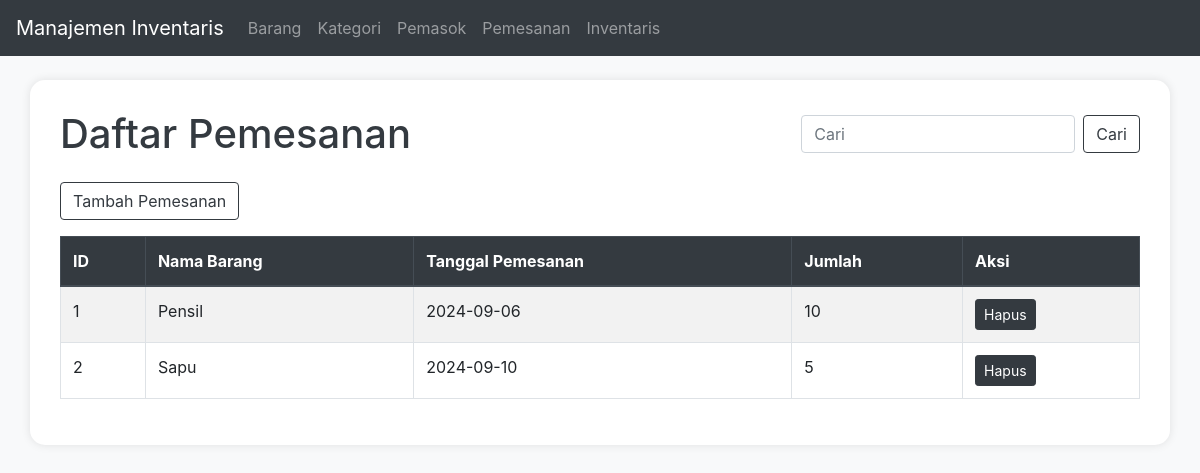
The app's page /pemesanan.php with its own data.
### tables this page shows
CREATE TABLE `pemesanan` (
  `id` int NOT NULL,
  `id_barang` int NOT NULL,
  `tanggal_pemesanan` date NOT NULL,
  `jumlah` int NOT NULL
);

CREATE TABLE `barang` (
  `id` int NOT NULL,
  `nama_barang` varchar(255) NOT NULL,
  `id_kategori` int NOT NULL,
  `id_pemasok` int NOT NULL,
  `jumlah` int NOT NULL,
  `tanggal_pembelian` date NOT NULL
);

### pemesanan.php (the view, shortened to what this page needs)
<?php
include 'db.php';
$search = '';
$query = "SELECT Pemesanan.id, Barang.nama_barang, Pemesanan.tanggal_pemesanan, Pemesanan.jumlah
          FROM Pemesanan
          JOIN Barang ON Pemesanan.id_barang = Barang.id
          WHERE Barang.nama_barang LIKE '%$search%'";
$result = mysqli_query($conn, $query);
$items = [];
while ($row = mysqli_fetch_assoc($result)) {
    $items[] = $row;
}
?>
<!DOCTYPE html>
<html lang="id">
<head>
    <link href="https://maxcdn.bootstrapcdn.com/bootstrap/4.5.2/css/bootstrap.min.css" rel="stylesheet">
</head>
<body>
    <nav class="navbar navbar-expand-lg navbar-dark bg-dark">
        <a class="navbar-brand" href="index.php">Manajemen Inventaris</a>
        <div class="collapse navbar-collapse" id="navbarNav">
            <ul class="navbar-nav">
                <li class="nav-item">
                    <a class="nav-link" href="barang.php">Barang</a>
                </li>
                <li class="nav-item">
                    <a class="nav-link" href="kategori.php">Kategori</a>
                </li>
                <li class="nav-item">
                    <a class="nav-link" href="pemasok.php">Pemasok</a>
                </li>
                <li class="nav-item">
                    <a class="nav-link" href="pemesanan.php">Pemesanan</a>
                </li>
                <li class="nav-item">
                    <a class="nav-link" href="daftar_inventaris.php">Inventaris</a>
                </li>
            </ul>
        </div>
    </nav>
    <div class="container mt-4">
        <div class="d-flex justify-content-between align-items-center mb-4">
            <h1 class="mb-0">Daftar Pemesanan</h1>
            <form class="form-inline" method="get">
                <input class="form-control mr-sm-2" type="search" name="search" placeholder="Cari" value="<?php echo htmlspecialchars($search); ?>">
                <button class="btn btn-outline-dark my-2 my-sm-0" type="submit">Cari</button>
            </form>
        </div>
        <a href="tambah_pemesanan.php" class="btn btn-outline-dark mb-3">Tambah Pemesanan</a>
        <table class="table table-bordered table-hover table-striped">
            <thead class="thead-dark">
                <tr>
                    <th>ID</th>
                    <th>Nama Barang</th>
                    <th>Tanggal Pemesanan</th>
                    <th>Jumlah</th>
                    <th>Aksi</th>
                </tr>
            </thead>
            <tbody>
                <?php foreach ($items as $index => $row): ?>
                    <tr>
                        <td><?php echo $index + 1;  ?></td>
                        <td><?php echo htmlspecialchars($row['nama_barang']); ?></td>
                        <td><?php echo htmlspecialchars($row['tanggal_pemesanan']); ?></td>
                        <td><?php echo htmlspecialchars($row['jumlah']); ?></td>
                        <td>
                            <a href="hapus_pemesanan.php?id=<?php echo $row['id']; ?>" class="btn btn-dark btn-sm" onclick="return confirm('Apakah Anda yakin ingin menghapus pemesanan ini?')">Hapus</a>
                        </td>
                    </tr>
                <?php endforeach; ?>
            </tbody>
        </table>
    </div>
</body>
</html>

### pemesanan.php (style rules this page uses)
body { background-color: #f8f9fa; }
.container { background-color: white; border-radius: 15px; box-shadow: 0 0 10px rgba(0,0,0,0.1); padding: 30px; margin-top: 50px; }
h1 { color: #343a40; margin-bottom: 30px; }
.btn-dark { background-color: #343a40; border-color: #343a40; }

### records on screen
pemesanan: id_barang.nama_barang "Pensil", tanggal_pemesanan "2024-09-06", jumlah "10"
pemesanan: id_barang.nama_barang "Sapu", tanggal_pemesanan "2024-09-10", jumlah "5"
